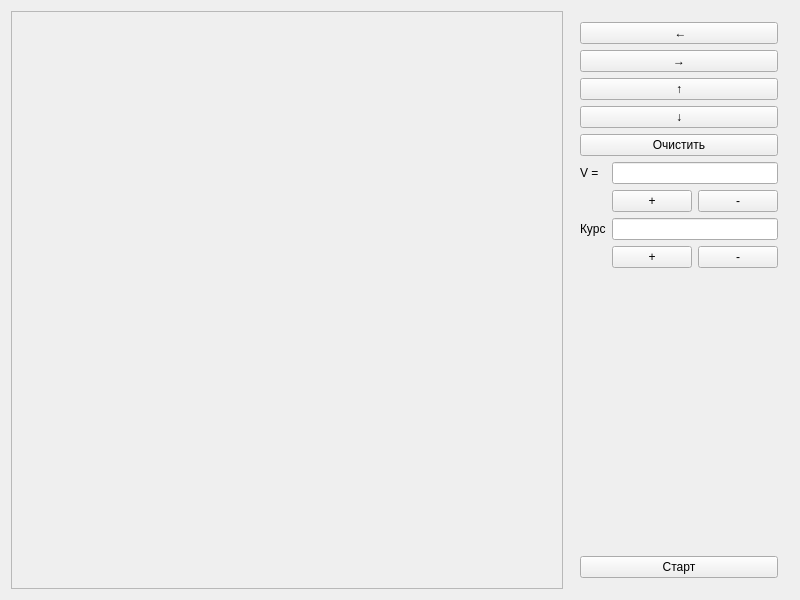
<?xml version="1.0" encoding="UTF-8"?>
<ui version="4.0">
 <class>TMainForm</class>
 <widget class="QWidget" name="TMainForm">
  <property name="geometry">
   <rect>
    <x>0</x>
    <y>0</y>
    <width>800</width>
    <height>600</height>
   </rect>
  </property>
  <property name="windowTitle">
   <string>TMainForm</string>
  </property>
  <layout class="QVBoxLayout" name="verticalLayout_2">
   <item>
    <layout class="QHBoxLayout" name="horizontalLayout" stretch="1,0">
     <item>
      <widget class="QFrame" name="frame">
       <property name="frameShape">
        <enum>QFrame::StyledPanel</enum>
       </property>
       <property name="frameShadow">
        <enum>QFrame::Raised</enum>
       </property>
       <layout class="QVBoxLayout" name="layoutChart"/>
      </widget>
     </item>
     <item>
      <layout class="QVBoxLayout" name="verticalLayout" stretch="0,0,0,0,0,0,0,0">
       <property name="leftMargin">
        <number>11</number>
       </property>
       <property name="topMargin">
        <number>11</number>
       </property>
       <property name="rightMargin">
        <number>11</number>
       </property>
       <property name="bottomMargin">
        <number>11</number>
       </property>
       <item>
        <widget class="QPushButton" name="btnLeft">
         <property name="text">
          <string> ←</string>
         </property>
        </widget>
       </item>
       <item>
        <widget class="QPushButton" name="btnRight">
         <property name="text">
          <string>→</string>
         </property>
        </widget>
       </item>
       <item>
        <widget class="QPushButton" name="btnUp">
         <property name="text">
          <string>↑</string>
         </property>
        </widget>
       </item>
       <item>
        <widget class="QPushButton" name="btnDown">
         <property name="text">
          <string>↓</string>
         </property>
        </widget>
       </item>
       <item>
        <widget class="QPushButton" name="btnClear">
         <property name="text">
          <string>Очистить</string>
         </property>
        </widget>
       </item>
       <item>
        <layout class="QFormLayout" name="formLayout">
         <item row="0" column="0">
          <widget class="QLabel" name="label">
           <property name="text">
            <string>V =</string>
           </property>
          </widget>
         </item>
         <item row="0" column="1">
          <widget class="QLineEdit" name="editV"/>
         </item>
         <item row="2" column="0">
          <widget class="QLabel" name="label_2">
           <property name="text">
            <string>Курс</string>
           </property>
          </widget>
         </item>
         <item row="2" column="1">
          <widget class="QLineEdit" name="editCourse"/>
         </item>
         <item row="1" column="1">
          <layout class="QHBoxLayout" name="horizontalLayout_2">
           <item>
            <widget class="QPushButton" name="btnVPlus">
             <property name="text">
              <string>+</string>
             </property>
            </widget>
           </item>
           <item>
            <widget class="QPushButton" name="btnVMinus">
             <property name="text">
              <string>-</string>
             </property>
            </widget>
           </item>
          </layout>
         </item>
         <item row="3" column="1">
          <layout class="QHBoxLayout" name="horizontalLayout_3">
           <item>
            <widget class="QPushButton" name="btnPsiPlus">
             <property name="maximumSize">
              <size>
               <width>16777215</width>
               <height>16777215</height>
              </size>
             </property>
             <property name="text">
              <string>+</string>
             </property>
            </widget>
           </item>
           <item>
            <widget class="QPushButton" name="btnPsiMinus">
             <property name="text">
              <string>-</string>
             </property>
            </widget>
           </item>
          </layout>
         </item>
        </layout>
       </item>
       <item>
        <spacer name="verticalSpacer">
         <property name="orientation">
          <enum>Qt::Vertical</enum>
         </property>
         <property name="sizeHint" stdset="0">
          <size>
           <width>20</width>
           <height>40</height>
          </size>
         </property>
        </spacer>
       </item>
       <item>
        <widget class="QPushButton" name="btnStart">
         <property name="text">
          <string>Старт</string>
         </property>
        </widget>
       </item>
      </layout>
     </item>
    </layout>
   </item>
  </layout>
 </widget>
 <resources/>
 <connections/>
</ui>
